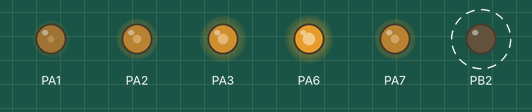
This program was run on a simulated STM32 Blue Pill. On the bench: output pins drawn as LEDs (lit = HIGH). Dashed ring = blinking. What the program prints to the serial monitor is not drawn.

Above: at 0.5 s.
Timing chart, 0 to 4.6 s (numbered marks = the images above):
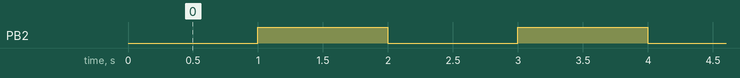

Measured:
- by itself, PB2: alternates HIGH for 1.0 s and LOW for 1.0 s

The program:

main.cpp
```cpp
#include <Arduino.h>

HardwareTimer timer(TIM1);

bool ledOn = true;
uint32_t timer_count = 0;
void OnTimer1Interrupt()
{
  timer_count++;
  if (timer_count % 1000 == 0)
  {
    ledOn ? digitalWrite(PB2, HIGH) : digitalWrite(PB2, LOW);
    ledOn = !ledOn;
    Serial.println(millis());
  }
}

void setup()
{
  Serial.begin(115200);
  pinMode(PB2, OUTPUT);
  timer.setPrescaleFactor(7200);
  timer.setOverflow(10);
  timer.attachInterrupt(OnTimer1Interrupt);
  timer.refresh();
  timer.resume();
  Serial.println(timer.getTimerClkFreq());

  analogWrite(A1, 50);
  analogWrite(A2, 100);
  analogWrite(A3, 150);
  analogWrite(A6, 200);
  analogWrite(A7, 100);
}

void loop()
{
}
```
